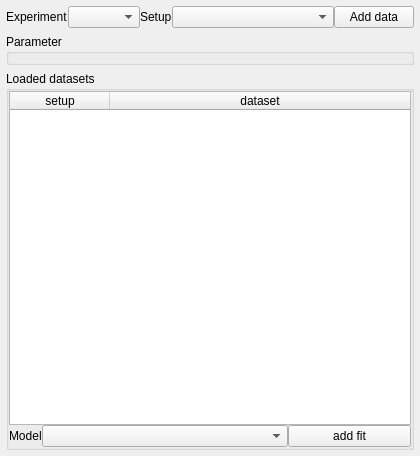
  <widget class="QDockWidget" name="dockWidget_load">
   <property name="sizePolicy">
    <sizepolicy hsizetype="Preferred" vsizetype="Preferred">
     <horstretch>0</horstretch>
     <verstretch>0</verstretch>
    </sizepolicy>
   </property>
   <property name="minimumSize">
    <size>
     <width>420</width>
     <height>456</height>
    </size>
   </property>
   <property name="maximumSize">
    <size>
     <width>524283</width>
     <height>524287</height>
    </size>
   </property>
   <property name="windowIcon">
    <iconset resource="rescource.qrc">
     <normaloff>:/icons/icons/kitesurf.svg</normaloff>:/icons/icons/kitesurf.svg</iconset>
   </property>
   <property name="floating">
    <bool>false</bool>
   </property>
   <property name="features">
    <set>QDockWidget::DockWidgetFloatable|QDockWidget::DockWidgetMovable</set>
   </property>
   <property name="windowTitle">
    <string>Load</string>
   </property>
   <attribute name="dockWidgetArea">
    <number>1</number>
   </attribute>
   <widget class="QWidget" name="dockWidgetContents_4">
    <layout class="QGridLayout" name="gridLayout">
     <property name="horizontalSpacing">
      <number>0</number>
     </property>
     <property name="verticalSpacing">
      <number>6</number>
     </property>
     <property name="margin">
      <number>6</number>
     </property>
     <item row="1" column="1">
      <widget class="QComboBox" name="comboBox_experimentSelect">
       <property name="focusPolicy">
        <enum>Qt::NoFocus</enum>
       </property>
       <property name="toolTip">
        <string>Select a type of experiment. After selecting the experiment type you can select a setup-type</string>
       </property>
      </widget>
     </item>
     <item row="1" column="0">
      <widget class="QLabel" name="label_10">
       <property name="sizePolicy">
        <sizepolicy hsizetype="Fixed" vsizetype="Preferred">
         <horstretch>0</horstretch>
         <verstretch>0</verstretch>
        </sizepolicy>
       </property>
       <property name="text">
        <string>Experiment</string>
       </property>
      </widget>
     </item>
     <item row="1" column="2">
      <widget class="QLabel" name="label_16">
       <property name="text">
        <string>Setup</string>
       </property>
      </widget>
     </item>
     <item row="1" column="3">
      <widget class="QComboBox" name="comboBox_setupSelect">
       <property name="sizePolicy">
        <sizepolicy hsizetype="Expanding" vsizetype="Fixed">
         <horstretch>0</horstretch>
         <verstretch>0</verstretch>
        </sizepolicy>
       </property>
       <property name="focusPolicy">
        <enum>Qt::NoFocus</enum>
       </property>
       <property name="toolTip">
        <string>After selecting a setup-type adjust the parameters of the setup used to open the experimental data.</string>
       </property>
      </widget>
     </item>
     <item row="1" column="4">
      <widget class="QPushButton" name="pushButton_2">
       <property name="text">
        <string>Add data</string>
       </property>
      </widget>
     </item>
     <item row="2" column="0" colspan="5">
      <widget class="QGroupBox" name="groupBox_4">
       <property name="sizePolicy">
        <sizepolicy hsizetype="Expanding" vsizetype="Minimum">
         <horstretch>0</horstretch>
         <verstretch>0</verstretch>
        </sizepolicy>
       </property>
       <property name="toolTip">
        <string>Here all necessary parameters to open experimental data files are displayed.</string>
       </property>
       <property name="title">
        <string>Parameter</string>
       </property>
       <layout class="QVBoxLayout" name="verticalLayout_6">
        <property name="spacing">
         <number>0</number>
        </property>
        <property name="margin">
         <number>0</number>
        </property>
        <item>
         <layout class="QGridLayout" name="gridLayout_4"/>
        </item>
        <item>
         <layout class="QVBoxLayout" name="verticalLayout_5">
          <property name="spacing">
           <number>0</number>
          </property>
         </layout>
        </item>
       </layout>
      </widget>
     </item>
     <item row="3" column="0" colspan="5">
      <widget class="QGroupBox" name="groupBox">
       <property name="sizePolicy">
        <sizepolicy hsizetype="Expanding" vsizetype="Expanding">
         <horstretch>0</horstretch>
         <verstretch>0</verstretch>
        </sizepolicy>
       </property>
       <property name="title">
        <string>Loaded datasets</string>
       </property>
       <layout class="QGridLayout" name="gridLayout_3">
        <property name="margin">
         <number>0</number>
        </property>
        <property name="spacing">
         <number>0</number>
        </property>
        <item row="1" column="1" colspan="2">
         <widget class="QComboBox" name="comboBox_Model">
          <property name="sizePolicy">
           <sizepolicy hsizetype="Expanding" vsizetype="Fixed">
            <horstretch>0</horstretch>
            <verstretch>0</verstretch>
           </sizepolicy>
          </property>
          <property name="focusPolicy">
           <enum>Qt::NoFocus</enum>
          </property>
          <property name="toolTip">
           <string>This selection box is updated according to the selected dataset.</string>
          </property>
         </widget>
        </item>
        <item row="1" column="3">
         <widget class="QPushButton" name="pushButton">
          <property name="sizePolicy">
           <sizepolicy hsizetype="Minimum" vsizetype="Minimum">
            <horstretch>0</horstretch>
            <verstretch>0</verstretch>
           </sizepolicy>
          </property>
          <property name="text">
           <string>add fit</string>
          </property>
         </widget>
        </item>
        <item row="1" column="0">
         <widget class="QLabel" name="label">
          <property name="sizePolicy">
           <sizepolicy hsizetype="Fixed" vsizetype="Preferred">
            <horstretch>0</horstretch>
            <verstretch>0</verstretch>
           </sizepolicy>
          </property>
          <property name="text">
           <string>Model</string>
          </property>
          <property name="alignment">
           <set>Qt::AlignLeading|Qt::AlignLeft|Qt::AlignVCenter</set>
          </property>
         </widget>
        </item>
        <item row="0" column="0" colspan="4">
         <widget class="QTableWidget" name="tableWidget">
          <property name="sizePolicy">
           <sizepolicy hsizetype="Expanding" vsizetype="Preferred">
            <horstretch>0</horstretch>
            <verstretch>0</verstretch>
           </sizepolicy>
          </property>
          <property name="maximumSize">
           <size>
            <width>16777215</width>
            <height>16777215</height>
           </size>
          </property>
          <property name="toolTip">
           <string>&lt;html&gt;&lt;head/&gt;&lt;body&gt;&lt;p&gt;This is a list of opened experimental data-files. By double-clicking on a row the data and all connected fits are unloaded.&lt;/p&gt;&lt;p&gt;A single click on a row selects a data-set. After selection of a dataset a fit can be added by selecting the corresponding fit-model and clicking on &amp;quot;add fit&amp;quot;&lt;/p&gt;&lt;/body&gt;&lt;/html&gt;</string>
          </property>
          <property name="alternatingRowColors">
           <bool>true</bool>
          </property>
          <attribute name="horizontalHeaderStretchLastSection">
           <bool>true</bool>
          </attribute>
          <column>
           <property name="text">
            <string>setup</string>
           </property>
          </column>
          <column>
           <property name="text">
            <string>dataset</string>
           </property>
          </column>
         </widget>
        </item>
       </layout>
      </widget>
     </item>
    </layout>
   </widget>
  </widget>
